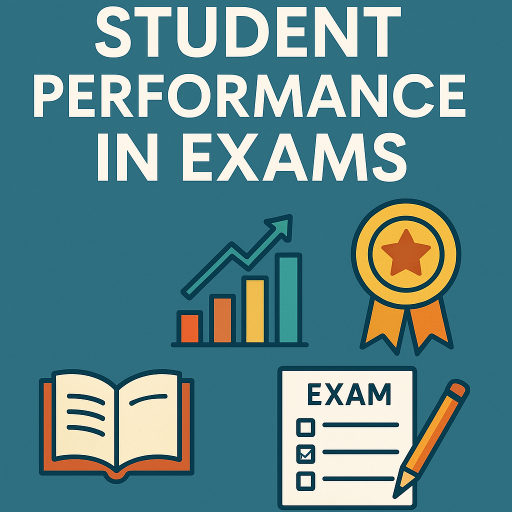
#> input picture Image for Student Performance in Exam.png, 1024 x 1024 px (shown at 1/2 size)
$ jupyter execute --allow-errors 'Student Performance in Exam.ipynb'
#> lines starting #> are read from the running program, lines starting #| are printed output that depends on the picture
# Capstone Project - Student Performance in Exams

This project will analyze student performance data to identify factors influencing exam scores and provide actionable insights for educators. The "Student Performance" dataset from Kaggle which contains approximately 1,000 records with attributes like:

a. Demographics: Gender, race/ethnicity
b. Socioeconomic: Parental education, lunch type
c. Academic: Preparation course, test scores (Math, Reading, Writing)

[cell 1]
from PIL import Image

img = Image.open("Image for Student Performance in Exam.png")
#> img is the input picture: PIL image 1024x1024 RGB; mean R, G, B 90, 132.5, 137.3
img_resized = img.resize((300, 300))  # adjust dimensions as needed
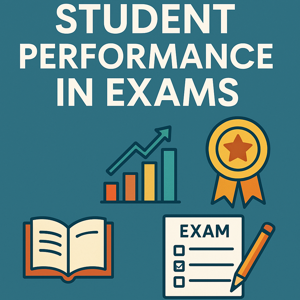
#> img_resized: PIL image 300x300 RGB; mean R, G, B 89.9, 132.5, 137.3
img_resized.save("resized_image.png")
img_resized
